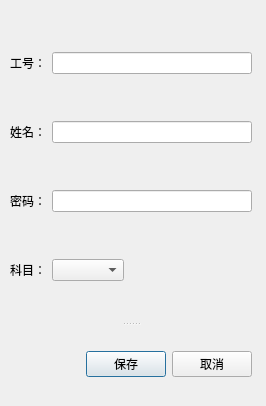
<?xml version="1.0" encoding="UTF-8"?>
<ui version="4.0">
 <class>alterTeacher</class>
 <widget class="QDialog" name="alterTeacher">
  <property name="geometry">
   <rect>
    <x>0</x>
    <y>0</y>
    <width>266</width>
    <height>406</height>
   </rect>
  </property>
  <property name="windowTitle">
   <string>Dialog</string>
  </property>
  <widget class="QSplitter" name="splitter">
   <property name="geometry">
    <rect>
     <x>10</x>
     <y>11</y>
     <width>242</width>
     <height>391</height>
    </rect>
   </property>
   <property name="orientation">
    <enum>Qt::Vertical</enum>
   </property>
   <widget class="QWidget" name="layoutWidget">
    <layout class="QVBoxLayout" name="verticalLayout">
     <item>
      <layout class="QHBoxLayout" name="horizontalLayout">
       <item>
        <widget class="QLabel" name="label">
         <property name="text">
          <string>工号：</string>
         </property>
        </widget>
       </item>
       <item>
        <widget class="QLineEdit" name="lineEdit_ID"/>
       </item>
      </layout>
     </item>
     <item>
      <layout class="QHBoxLayout" name="horizontalLayout_2">
       <item>
        <widget class="QLabel" name="label_2">
         <property name="text">
          <string>姓名：</string>
         </property>
        </widget>
       </item>
       <item>
        <widget class="QLineEdit" name="lineEdit_Name"/>
       </item>
      </layout>
     </item>
     <item>
      <layout class="QHBoxLayout" name="horizontalLayout_3">
       <item>
        <widget class="QLabel" name="label_4">
         <property name="text">
          <string>密码：</string>
         </property>
        </widget>
       </item>
       <item>
        <widget class="QLineEdit" name="lineEdit_Password"/>
       </item>
      </layout>
     </item>
     <item>
      <layout class="QHBoxLayout" name="horizontalLayout_4">
       <item>
        <widget class="QLabel" name="label_3">
         <property name="text">
          <string>科目：</string>
         </property>
        </widget>
       </item>
       <item>
        <widget class="QComboBox" name="comboBox"/>
       </item>
       <item>
        <spacer name="horizontalSpacer">
         <property name="orientation">
          <enum>Qt::Horizontal</enum>
         </property>
         <property name="sizeHint" stdset="0">
          <size>
           <width>40</width>
           <height>20</height>
          </size>
         </property>
        </spacer>
       </item>
      </layout>
     </item>
    </layout>
   </widget>
   <widget class="QWidget" name="layoutWidget">
    <layout class="QHBoxLayout" name="horizontalLayout_5">
     <item>
      <spacer name="horizontalSpacer_2">
       <property name="orientation">
        <enum>Qt::Horizontal</enum>
       </property>
       <property name="sizeHint" stdset="0">
        <size>
         <width>40</width>
         <height>20</height>
        </size>
       </property>
      </spacer>
     </item>
     <item>
      <widget class="QPushButton" name="pushButton_Save">
       <property name="text">
        <string>保存</string>
       </property>
      </widget>
     </item>
     <item>
      <widget class="QPushButton" name="pushButton_Cancel">
       <property name="text">
        <string>取消</string>
       </property>
      </widget>
     </item>
    </layout>
   </widget>
  </widget>
 </widget>
 <resources/>
 <connections/>
</ui>
